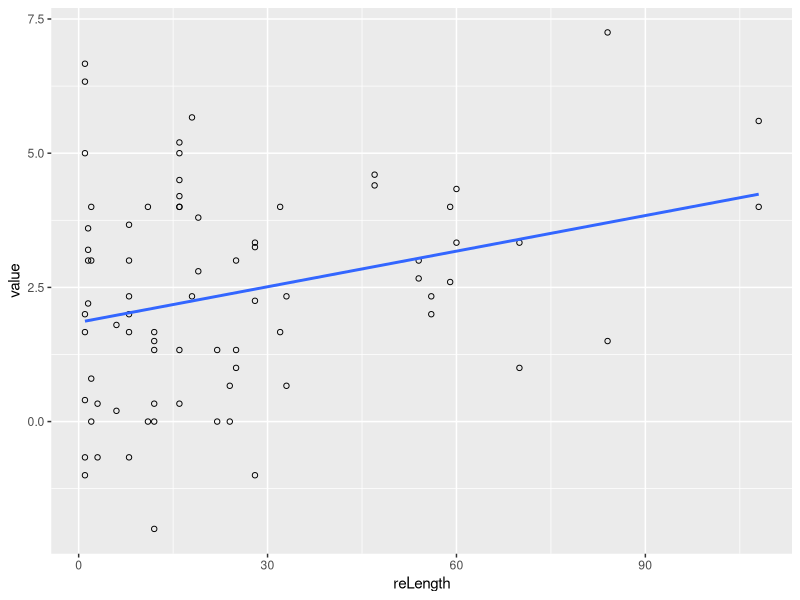
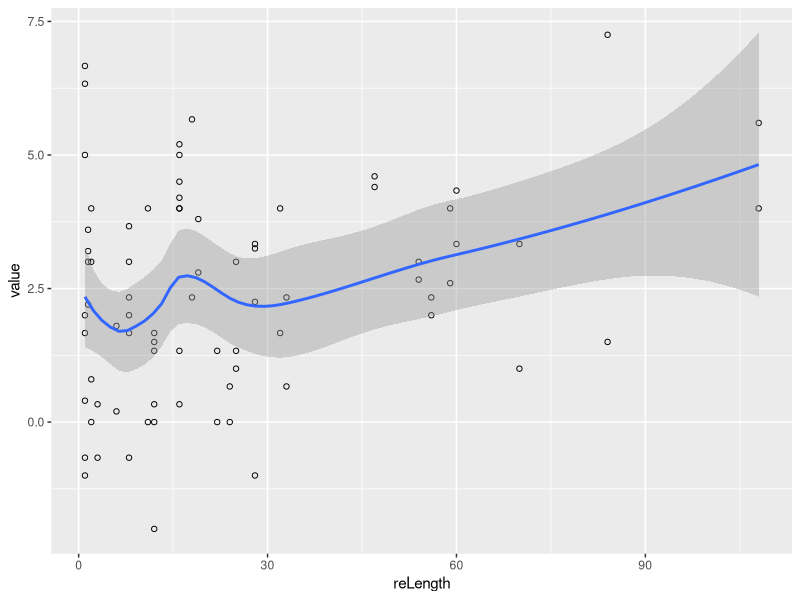

Here is the R script that generated these plots, in order: (Note: this script raises an error after producing the figures.)


###############Tests of relationship length on self and partner enhancement
library(lme4)
library(lmerTest)
library(reshape2)
library(ggplot2)

#create difference score
df <- read.csv("Reorganized1.csv", header=TRUE)

df$discrF <- df$Foverall.2 - df$Foverall.3
df$discrM <- df$Moverall.2 - df$Moverall.3
df1 <- df[,(c(1,2,9,10))]

df2 <- melt(df1, id.vars=c("couple","reLength"))

as.factor(df2$couple)
df2$couple <- factor(df2$couple)

ggplot(df2, aes(x=reLength, y=value)) +
  geom_point(shape=1) +    # Use hollow circles
  geom_smooth(method=lm,   # Add linear regression line
              se=FALSE)    # Don't add shaded confidence region

ggplot(df2, aes(x=reLength, y=value)) +
  geom_point(shape=1) +    # Use hollow circles
  geom_smooth()            # Add a loess smoothed fit curve with confidence region


ML1 <- lmer(value~reLength + (1 | couple),data=df2)
summary(ML1)

ML2 <- lmer(value~reLength + (0 + reLength | couple) + (1 | couple),data=df2) 

MLhyp <- lmer(value~reLength + (1 | couple),data=df2, REML=FALSE)
MLhyp2 <- lmer(value~reLength + (0 + reLength | couple) + (1 | couple),data=df2, REML=FALSE) 

MLnull <- lmer(value~ + (1 | couple), data=df2, REML=FALSE)
anova(MLnull,MLhyp)   #gives us the chi 2 comparison of null and hyp models
anova(MLnull,MLhyp2)   #MLhyp works better






#calculate r2
cor(ML1$value, fitted(lmer(value~reLength + (1 | couple),data=df2)))^2

cor(l$RT, fitted(lmer(RT ~ cNativeEnglish * cFrequency + Trial +
                        + (1 | Word) + (1 | Subject), data = l)))^2

anova(ML1,ML2)
#the first one is the best
#help("pvalues")     #for help in getting p values
#the model was fitted by restricted maximum likelihood (REML)


plot(ML1,type=c("p","smooth")) ## fitted vs residual
plot(ML1,sqrt(abs(resid(.)))~fitted(.), ## scale-location
     type=c("p","smooth"))
qqmath(ML1,id=0.05)

iqrvec <- sapply(simulate(ML1,1000),IQR)
obsval <- IQR(df2$value)
post.pred.p <- mean(obsval>=c(obsval,iqrvec))



lsmeans(ML1, test.effs="reLength")
plot(ML1)


plot(fitted(ML1),residuals(ML1))
hist(residuals(ML1))
coef(ML1)
